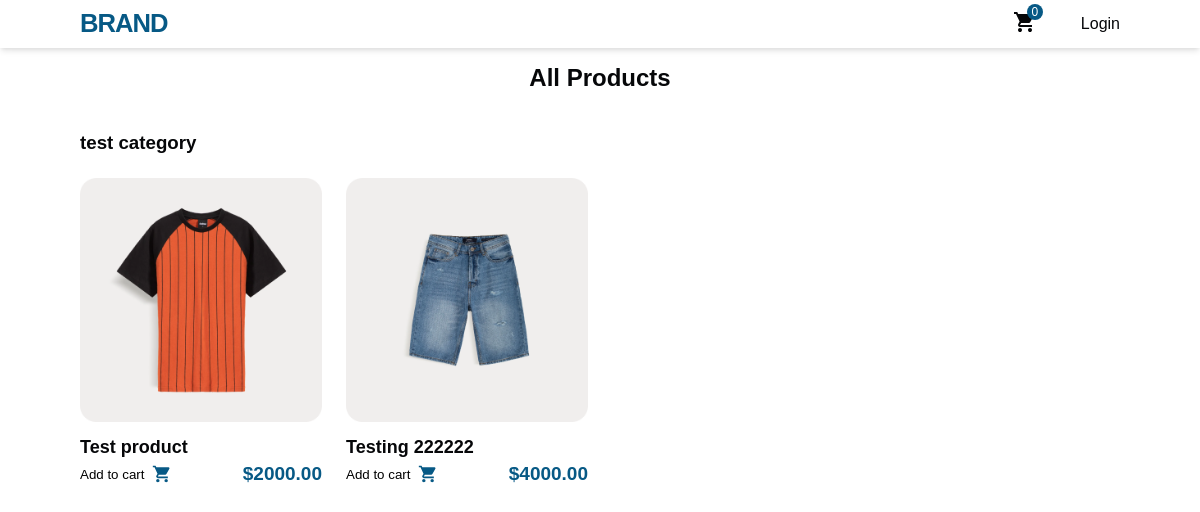
The page / on the database its author committed.
### app/models.py (models this page shows, shortened)
class Category(models.Model):
    id = models.UUIDField(
        primary_key=True,
        default=uuid.uuid4,
        editable=False
    )
    name = models.CharField(max_length=100)
    image = models.ImageField(upload_to='category', null=True)

class Product(models.Model):
    id = models.UUIDField(
        primary_key=True,
        default=uuid.uuid4,
        editable=False
    )
    name = models.CharField(max_length=100)
    description = models.TextField(null=True)
    price = models.DecimalField(max_digits=10, decimal_places=2)
    discount_price = models.DecimalField(max_digits=10, decimal_places=2,default=0)
    stock = models.IntegerField()
    available = models.BooleanField(default=True)
    category = models.ForeignKey(Category, on_delete=models.CASCADE)
    created_at = models.DateTimeField(auto_now_add=True)
    updated_at = models.DateTimeField(auto_now=True)
    image = models.ImageField(upload_to='product', null=True)

### app/views.py (the view)
# urls.py: path("", views.home, name="index"),
def home(request):
    categories = Category.objects.prefetch_related('product_set').all()
    cart_count = get_cart_count(request)
    context = {
        'categories': categories,
        'cart_count': cart_count,
    }
    return render(request, "app/index.html", context)

### app/views.py (called while the page is built)
def get_cart_count(request):
    user = request.user
    if request.user.is_authenticated:
        cart_count = Cart.objects.filter(user=user).aggregate(total_quantity=Sum('quantity'))['total_quantity']
        if cart_count is None:
            cart_count = 0
    else:
        cart_count = 0
    return cart_count

### app/templates/app/index.html (shortened to what this page needs)
{% extends "base.html" %}
{% block content %}
<section class="main-container">
    <h1 class="text-center">All Products</h1>
    <div class="py-20">
    {% for category in categories %}
        <div class="py-20">
            <h3>{{ category.name }}</h2>
                <div class="product-container">
                    {% for product in category.product_set.all %}
                    <div class="row">
                        <a href="{% url 'product' product.id  %}">
                            <div class="row-img">
                                {% if product.image %}
                                <img src="{{ product.image.url }}" alt="{{ product.name }}">
                                {% else %}
                                    <img src="https://via.placeholder.com/150" alt="{{ product.name }}">
                                {% endif %}
                            </div>
                        </a>
                        <h3>{{product.name}}</h3>
                        <div class="row-in">
                          <form action="{% url 'add_to_cart' %}?next={{ request.path|urlencode}}" method="POST" class="add-to-cart" pid={{product.id}}>
                            <button type="submit" class="row-left">
                              <div class=""
                                >Add to cart
                              </div>
                          </button>
                          </form>
                          <div class="row-right">
                            <h6>${{product.price}}</h6>
                          </div>
                        </div>
                    </div>
                    {% endfor %}
                </div>
        </div>
    {% endfor %}
    </div>
</section>
{% endblock content %}

### app/static/css/app.css (style rules this page uses)
* { padding: 0; margin: 0; box-sizing: border-box; list-style: none; text-decoration: none; scroll-behavior: smooth; font-family: "Poppins", sans-serif; -webkit-font-smoothing: antialiased; -moz-osx-font-smoothing: grayscale; text-rendering: optimizeLegibility; }
:root { --primary-color: #075985; --black-color: #060709; --white-color: #fff; --max-width: 1080px; --h1-font: 5.5rem; --h2-font: 3.5rem; --p-font: 1rem; --gray-100: #f3f4f5; --gray-300: #ababab; --small-border-radius: 6px; --grid-gap: 1.5rem; --shadow-small: 0 1px 3px 0 rgba(0, 0, 0, 0.1), 0 1px 2px 0 rgba(0, 0, 0, 0.06); --shadow-medium: 0 4px 6px -1px rgba(0, 0, 0, 0.1), 0 2px 4px -1px rgba(0, 0, 0, 0.06); --shadow-large: 0 10px 15px -3px rgba(0, 0, 0, 0.1), 0 4px 6px -2px rgba(0, 0, 0, 0.05); }
body { background-color: var(--bg-color); color: var(--black-color); }
a, button { cursor: pointer; border: none; outline: none; user-select: none; background: none; box-shadow: none; }
img, video { display: block; max-width: 100%; height: auto; object-fit: cover; }
.main-container { max-width: var(--max-width); margin: auto; padding: 20px; }
.text-center { text-align: center; }
.py-20 { padding-top: 20px; padding-bottom: 20px; }
.product-container { display: grid; gap: var(--grid-gap); margin-top: 1.5rem; }
.row-img { overflow: hidden; margin-bottom: 15px; border-radius: var(--small-border-radius); }
.row-img img { display: block; width: 100%; transition: transform 0.5s; cursor: pointer; border-radius: 5px; }
.row h3 { font-size: 18px; font-weight: 700; margin-bottom: 5px; }
.row-in { display: flex; align-items: center; justify-content: space-between; margin-top: 5px; }
.row-left { display: flex; align-items: center; gap: 8px; cursor: pointer; }
.row-left svg { color: var(--primary-color); transition: all 0.6s; }
.row-right h6 { font-size: 19px; font-weight: 600; color: var(--primary-color); }
@media (min-width: 1200px) { .product-container { grid-template-columns: repeat(4, 1fr); } }
@media (max-width: 1500px) { :root { --h1-font: 4.8rem; --h2-font: 2.8rem; --p-font: 15px; } }

### rows shown on the page
Category: name "test category"
Product: image (picture), name "Test product", price "2000.00"
Product: image (picture), name "Testing 222222", price "4000.00"

### other values the page prints
{{ cart_count }} "0"
